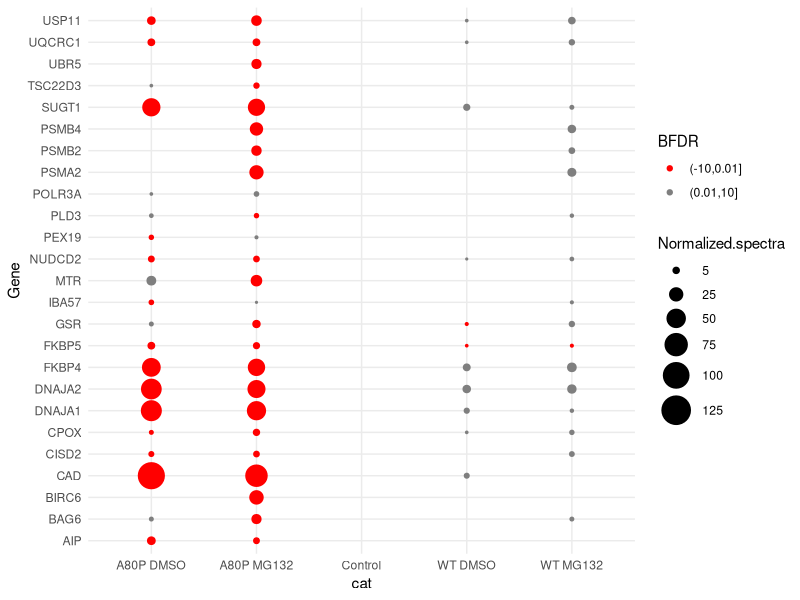
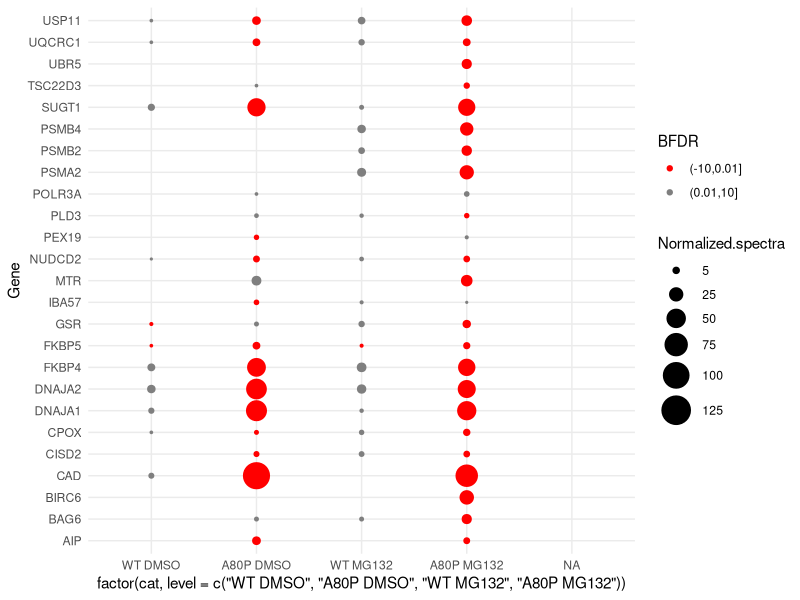

The R source for these figures, in order:
library(tidyverse)
library(ggplot2)

GO <- read.delim("bioid v2.txt", header =TRUE, sep = "\t")
GO$Normalized.spectra[GO$Normalized.spectra <= 0] <- NA

ggplot(GO, aes(cat, y=Gene, size = Normalized.spectra, color= BFDR))+
  geom_point(aes(colour = cut(BFDR, c(-10, 0.01, 10))))+
  scale_size_area(max_size = (10), 
                        limits = c(0, 143),
                        breaks=c(5, 25, 50, 75, 100, 125))+
  scale_linewidth() +
  scale_color_manual(name = "BFDR",
                     values = c("(-10,0.01]" = "red",
                                "(0.01,10]" = "grey50"),
                     )+
  theme(text = element_text(size = 5), axis.text.x=element_text(angle = 90, vjust=0.5,hjust=1))+
  theme_minimal()

## to define your own order use factor function 
ggplot(GO, aes(x=factor(cat, level=c("WT DMSO", "A80P DMSO", "WT MG132", "A80P MG132")), y=Gene, size = Normalized.spectra, color= BFDR))+
  geom_point(aes(colour = cut(BFDR, c(-10, 0.01, 10))))+
  scale_size_area(max_size = (10), 
                  limits = c(0, 143),
                  breaks=c(5, 25, 50, 75, 100, 125)) +
  scale_color_manual(name = "BFDR",
                     values = c("(-10,0.01]" = "red",
                                "(0.01,10]" = "grey50"),
                     )+
  theme(text = element_text(size = 5), axis.text.x=element_text(angle = 90, vjust=0.5,hjust=1))+
  theme_minimal()

